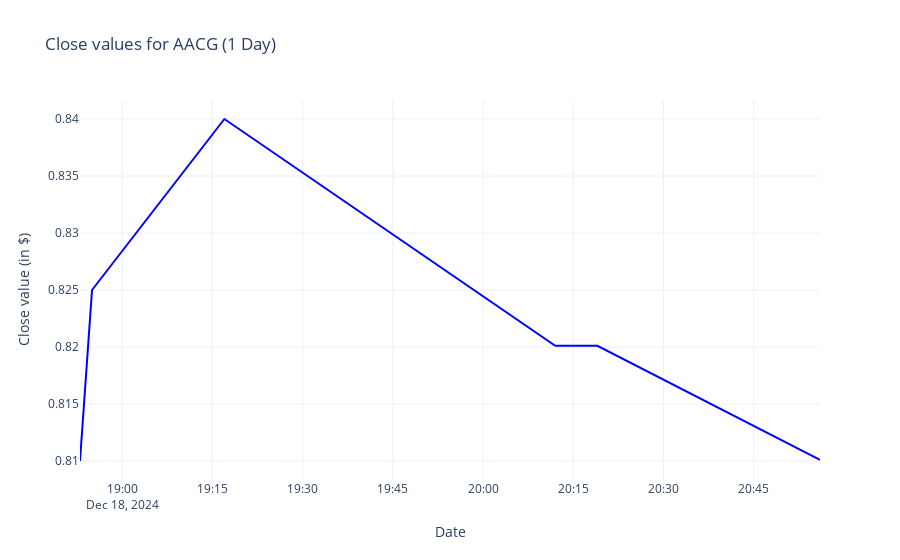

Here is the notebook cell this chart was saved with:
### Markdown cell above
3. Analysis and visualizations

### Code cell
def filter_data_by_period(ticker,periode):
    dateToday=datetime.today()

    if periode=="1 Day":
        start_date=dateToday-timedelta(days=1)
    elif periode=="1 Week":
        start_date=dateToday-timedelta(weeks=1)
    elif periode=="1 Month":
        start_date=dateToday-timedelta(weeks=4)
    elif periode=="6 Months":
        start_date=dateToday-timedelta(weeks=26)
    elif periode=="1 Year":
        start_date=dateToday-timedelta(weeks=52)
    elif periode=="5 Years":
        start_date=dateToday-timedelta(weeks=260)

    if (periode=="1 Day") or (periode=="1 Week"):
        filtered=df_min[(df_min["date"]>=start_date)&(df_min["ticker"]==ticker)]
    else:
        filtered=df_day[(df_day["date"]>=start_date)&(df_day["ticker"]==ticker)]
    
    filtered=filtered.sort_values(by="date")
    return filtered

def plot_ticker_with_period(ticker,periode):
    sub=filter_data_by_period(ticker,periode)
    
    fig=go.Figure()
    fig.add_trace(go.Scatter(
        x=sub["date"],
        y=sub["close"],
        mode="lines",
        name=f"Close value ({ticker})",
        line=dict(color="blue",width=2)
    ))

    fig.update_layout(
        title=f"Close values for {ticker} ({periode})",
        xaxis_title="Date",
        yaxis_title="Close value (in $)",
        template="plotly_white"
    )
    
    fig.show()

tickers=nasdaq_list
periode=["1 Day","1 Week","1 Month","6 Months","1 Year","5 Years"]

interact(
    plot_ticker_with_period,
    ticker=widgets.Dropdown(options=tickers,description="Select Ticker: "),
    periode=widgets.Dropdown(options=periode,description="Select Period: ")
)

### Figure 1 — Plotly figure (JSON) as saved in the notebook; plotly's stock layout.template omitted (floating-point values rounded to 4 significant figures)
{"data": [{"line": {"color": "blue", "width": 2}, "mode": "lines", "name": "Close value (AACG)", "type": "scatter", "x": ["2024-12-18T18:53:00", "2024-12-18T18:55:00", "2024-12-18T19:17:00", "2024-12-18T20:12:00", "2024-12-18T20:19:00", "2024-12-18T20:56:00"], "y": [0.81, 0.825, 0.84, 0.8201, 0.8201, 0.8101]}], "layout": {"title": {"text": "Close values for AACG (1 Day)"}, "xaxis": {"title": {"text": "Date"}}, "yaxis": {"title": {"text": "Close value (in $)"}}}}
